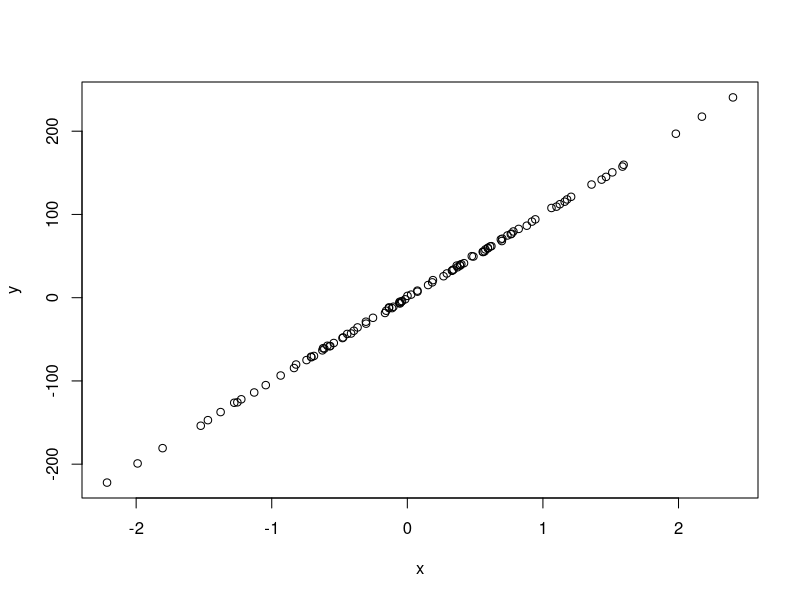
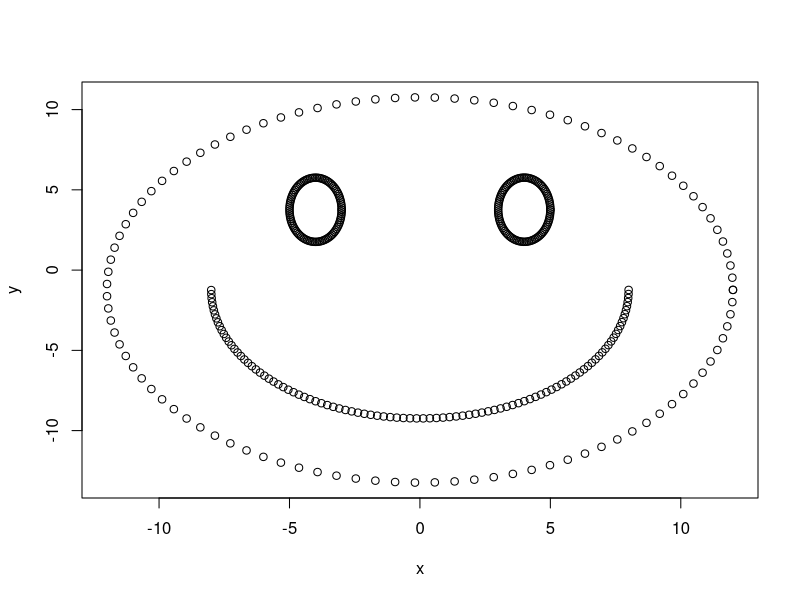
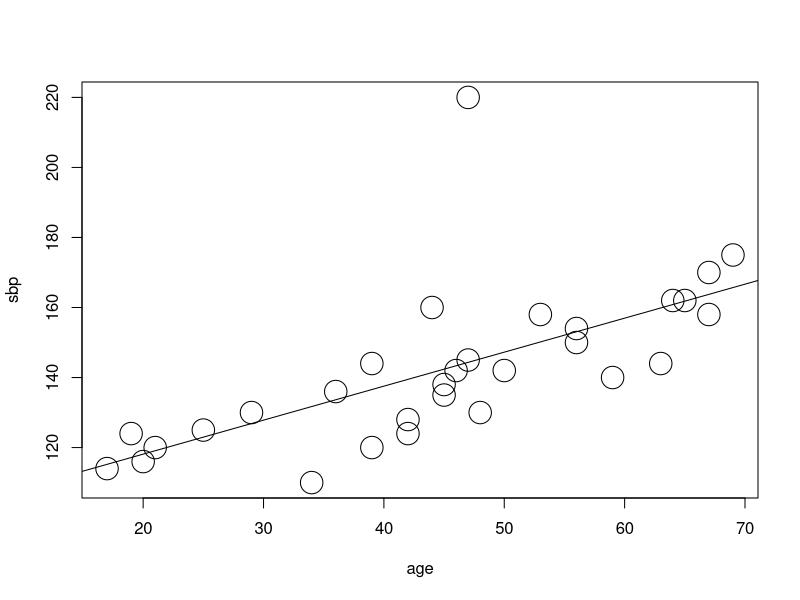
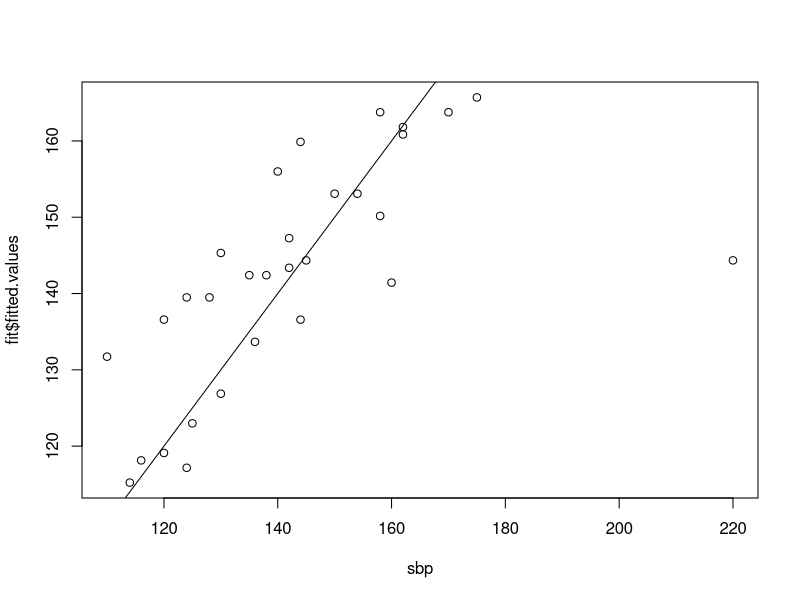
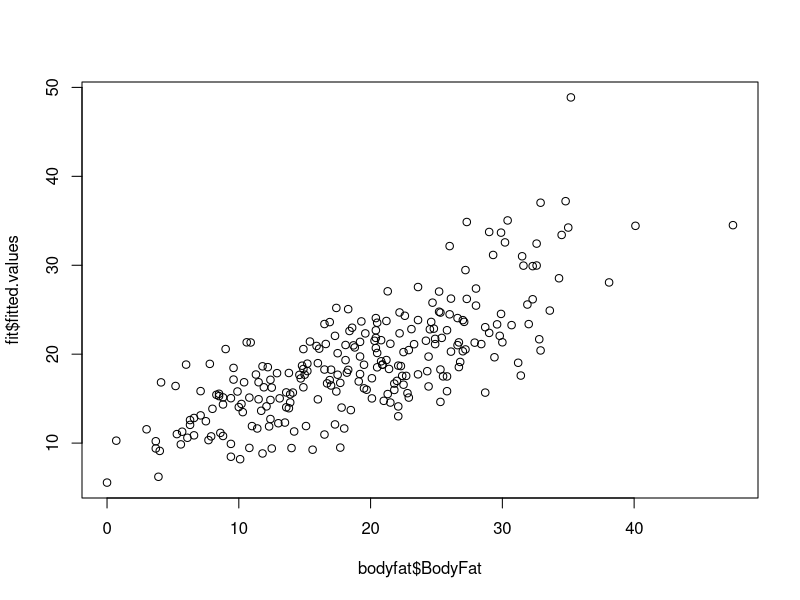
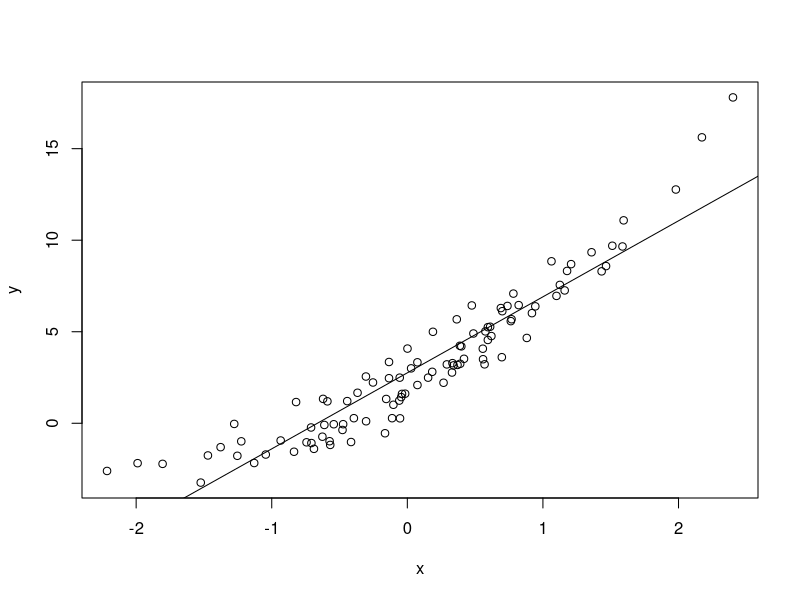
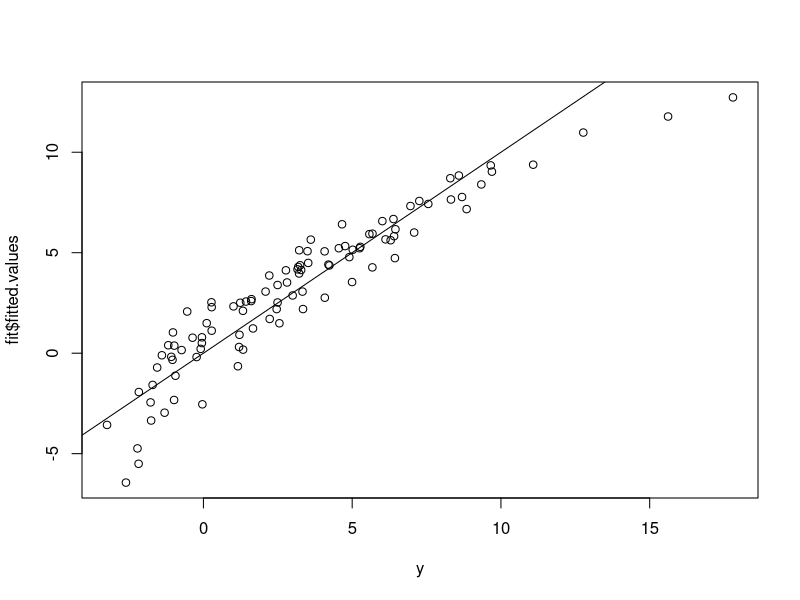
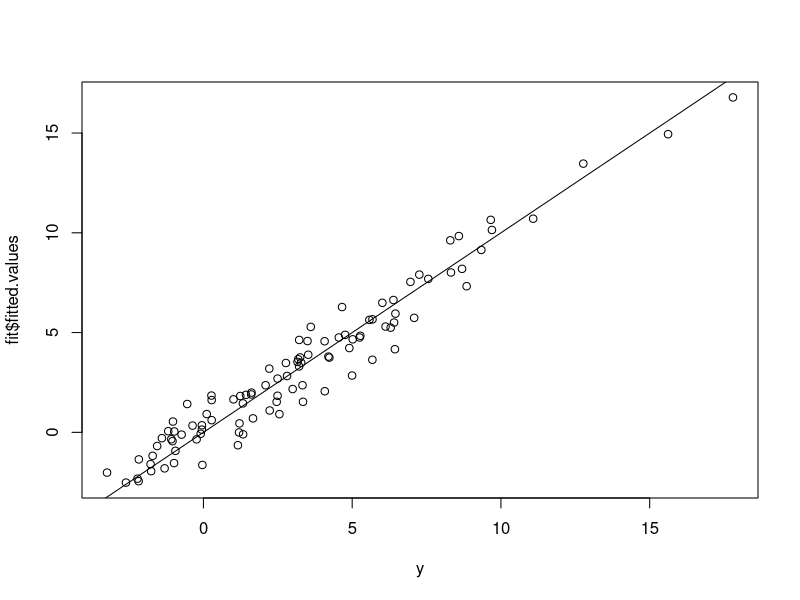

The R source for these figures, in order:
## explore the correlation
set.seed(1)
n <- 100
x <- rnorm(n)
err <- rnorm(n)
y <- 100 * x + err
cor(x, y)

plot(x, y)
## plot(x, y, main=paste("r =",cor(x, y)))

## non linear relationship 
face = read.csv("face.csv")
head(face)
x <- face$x
y <- face$y
cor(x, y)

plot(x, y)

## Bload pressure data
dat <- read.table("systolic.txt", header=T)
## read data into R
n <- dim(dat)[1]
## get the sample size
age <- dat$AGE
sbp <- dat$SBP

## Let's plot the data to explore the relationship
plot(age, sbp, cex=3)

cor(age, sbp)

fit <- lm(sbp ~ age)
abline(fit)
summary(fit)
coef(fit)

fit$fitted.values
plot(sbp, fit$fitted.values)
abline(a=0, b=1)

## idx <- which(sbp < 200)
## plot(age[idx], sbp[idx])
## cor(age[idx], sbp[idx])

## body fat data
bodyfat <- read.csv("bodyfat.csv")
names(bodyfat)
## read data into R
n <- dim(bodyfat)[1]
## get the sample size
fit <- lm(BodyFat ~ Age + Weight + Chest + Wrist + BMI, data=bodyfat)
coef(fit)
plot(bodyfat$BodyFat, fit$fitted.values)

## correctness vs usefullness
set.seed(1)
n <- 100
x <- rnorm(n)
err <- rnorm(n)
y <- 2 + 4 * x + x^2 +  err
cor(x, y)

plot(x, y)
fit <- lm(y ~ x)
abline(fit)

plot(y, fit$fitted.values)
abline(a=0, b=1)

x2 <- x^2
fit <- lm(y ~ x + x2)
plot(y, fit$fitted.values)
abline(a=0, b=1)

## set.seed(1)
## n <- 10
## x <- rnorm(n)
## a <- 2
## y <- 1 + a * x + rnorm(n)
## plot(x, y, main=paste("r =",cor(x, y)))
## fit <- lm(y ~ x)
## coef(fit)
## abline(fit)

## sim <- function(n){
##     x <- rnorm(n)
##     a <- 2
##     y <- 2 + a * x + (rchisq(n, 1) - 1)
##     fit <- lm(y ~ x)
##     coef(fit)
## }
## set.seed(1)
## n <- 1000
## rep <- 1000
## res <- replicate(rep, sim(n))

## hist(res[1,])
## hist(res[2,])

## rowMeans(res)

## qqnorm(res[1,])
